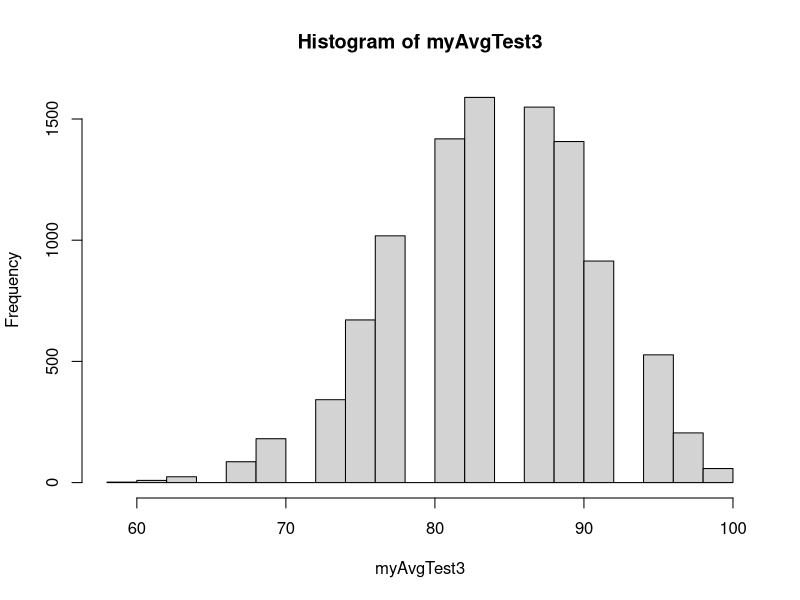
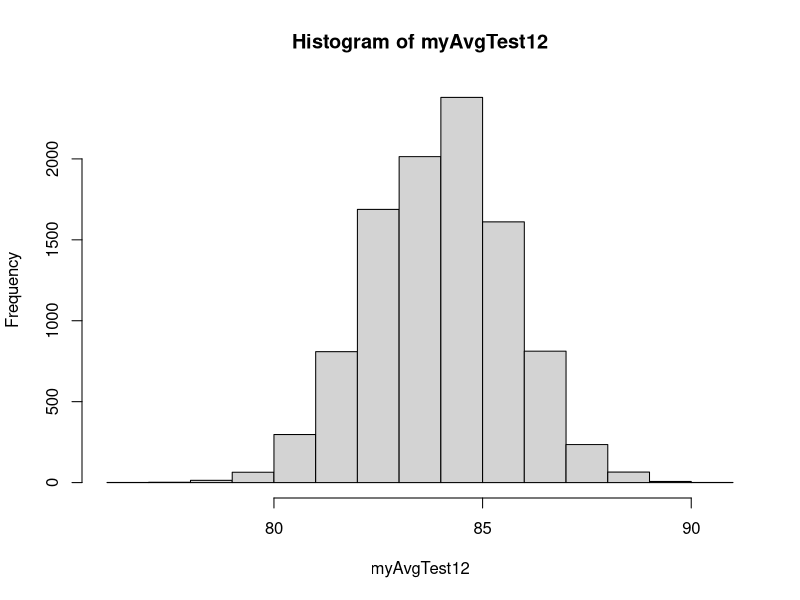

Generate these figures, in order, with R:
## Question 1

takeOneTest <- function(probsGood = 0.6) {
  my_mood <- sample(c("Good", "Bad"),
                    size = 1, 
                    prob = c(probsGood, 1-probsGood) ) 
  
  if (my_mood == "Good") {
    my_score <- sample(c(100, 75),
                       size =1,
                       prob = c(0.8, 0.2))
  } else {
    my_score <- sample(c(100, 75, 50),
                         size = 1,
                         prob = c(0.2, 0.3, 0.5))
  }
  my_score
}


takeOneTest()

############################################################
## Question 2

SemesterGrades <- function(num_tests) {
  my_sem_grades <- c()
  
  for (i in 1:num_tests) {
   my_sem_grades <- c(my_sem_grades,
                      takeOneTest())
  }
  my_sem_grades
}
SemesterGrades(6)

############################################################
## Question 3

avg_test <- function(num_tests=1) {
  my_test <- c()
  for(i in 1:num_tests) {
    my_test <- c(my_test,
                 SemesterGrades(num_tests))
  }
  mean(my_test)
}

avg_test(num_tests = 6)

## Means ranged from 79.16667 to 85.41667 and 81.25 and 84.72222
######################################################
set.seed(1)
myAvgTest3 <- c()
for(i in 1:10000) {
  myAvgTest3 <- c(myAvgTest3,
                    avg_test(num_tests = 3))
}
summary(myAvgTest3)
##lower minimum score, lower median and mean, higher max score but more wider standard deviation
hist(myAvgTest3)
## left skewed, wider range/spread
sd(myAvgTest3)
## sd= 6.586646

########################################################

myAvgTest12 <- c()
for(i in 1:10000) {
  myAvgTest12 <- c(myAvgTest12,
                  avg_test(num_tests = 12))
}
summary(myAvgTest12)
##higher min value and overall mean and median score, but lower max value, 
##  standard deviation is a lot lower as well
hist(myAvgTest12)
## more unimodal and bell shaped
sd(myAvgTest12)
## sd= 1.656258

